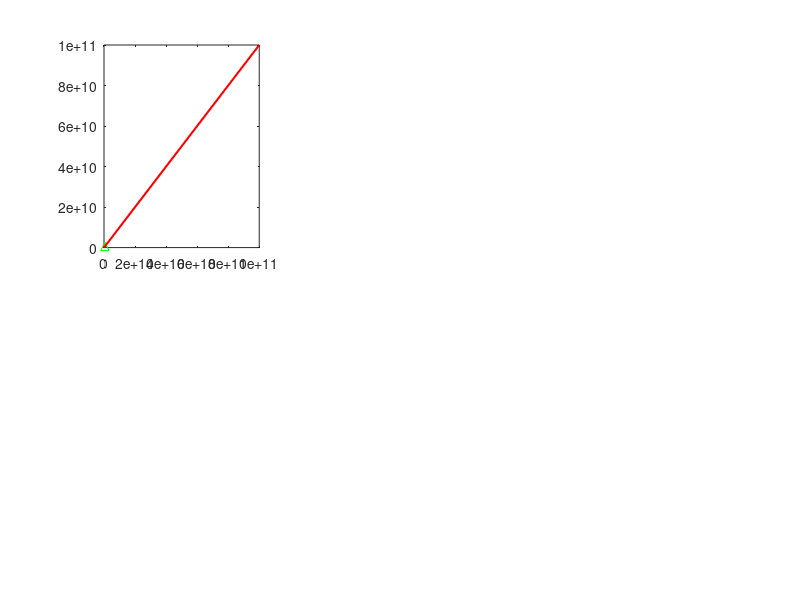

Source code (MATLAB): (Note: this script raises an error after producing the figure.)
% Make alternate graph comparing Model 7 and 8
% FIRST RUN 'Comp7A_4B.m' and 'Comp8A_5B.m'

%%%% 1st Graph %%%%

%%% Nitrogen-limited system

sz = 7;

% Heterotrophic bacteria
figure;
subplot(2,3,1)
z = 6*10^8;
plot(z,z,'g^')
hold on
x = [1, 10^11];
y = [1, 10^11];
line(x,y,'Color','red','LineWidth',1.5)
scatter(results4BPos(:,1),results7APos(:,1),sz,'black' )
pbaspect([1 1 1])
plot(z,z,'g^','MarkerSize',7,'LineWidth', 2)
set(gca,'xscale','log')
set(gca,'yscale','log')
xlabel("without viruses",'FontSize', 14)
ylabel("with viruses",'FontSize', 14)
xlim([10^6 10^11])
ylim([10^6 10^11])
xticks([10^6 10^8 10^10])
yticks([10^6 10^8 10^10])
title("Heterotrophic bacteria (L^{-1})",'FontSize', 14)

% Cyanobacteria

subplot(2,3,2)
z = 1*10^8;
plot(z,z,'g^')
hold on
x = [1, 10^13];
y = [1, 10^13];
line(x,y,'Color','red','LineWidth',1.5)
scatter(results4BPos(:,2),results7APos(:,2),sz,'black' )
pbaspect([1 1 1])
plot(z,z,'g^','MarkerSize',7,'LineWidth', 2)
set(gca,'xscale','log')
set(gca,'yscale','log')
xlabel("without viruses",'FontSize', 14)
ylabel("with viruses",'FontSize', 14)
xlim([10^6 10^12])
ylim([10^6 10^12])
xticks([10^6 10^8 10^10 10^12])
yticks([10^6 10^8 10^10 10^12])
title("Cyanobacteria (L^{-1})",'FontSize', 14)

% Zooplankton

subplot(2,3,3)
z = 4*10^4;
plot(z,z,'g^')
hold on
x = [1, 10^11];
y = [1, 10^11];
line(x,y,'Color','red','LineWidth',1.5)
scatter(results4BPos(:,3),results7APos(:,3),sz,'black' )
pbaspect([1 1 1])
plot(z,z,'g^','MarkerSize',7,'LineWidth', 2)
set(gca,'xscale','log')
set(gca,'yscale','log')
xlabel("without viruses",'FontSize', 14)
ylabel("with viruses",'FontSize', 14)
xlim([10^1 10^6])
ylim([10^1 10^6])
xticks([10^1 10^3 10^5])
yticks([10^1 10^3 10^5])
title("Zooplankton (L^{-1})",'FontSize', 14)

%%% Phosphorus-limited system

% Heterotrophic bacteria

subplot(2,3,4)
z = 3*10^8;
plot(z,z,'g^')
hold on
x = [1, 10^12];
y = [1, 10^12];
line(x,y,'Color','red','LineWidth',1.5)
scatter(results5BPos(:,1),results8APos(:,1),sz,'black' )
pbaspect([1 1 1])
plot(z,z,'g^','MarkerSize',7,'LineWidth', 2)
set(gca,'xscale','log')
set(gca,'yscale','log')
xlabel("without viruses",'FontSize', 14)
ylabel("with viruses",'FontSize', 14)
xlim([10^5 10^12])
ylim([10^5 10^12])
xticks([10^5 10^7 10^9 10^11])
yticks([10^5 10^7 10^9 10^11])
title("Heterotrophic bacteria (L^{-1})",'FontSize', 14)

% Cyanobacteria

subplot(2,3,5)
z = 3*10^8;
plot(z,z,'g^')
hold on
x = [1, 10^13];
y = [1, 10^13];
line(x,y,'Color','red','LineWidth',1.5)
scatter(results5BPos(:,2),results8APos(:,2),sz,'black' )
pbaspect([1 1 1])
plot(z,z,'g^','MarkerSize',7,'LineWidth', 2)
set(gca,'xscale','log')
set(gca,'yscale','log')
xlabel("without viruses",'FontSize', 14)
ylabel("with viruses",'FontSize', 14)
xlim([10^6 10^12])
ylim([10^6 10^12])
xticks([10^6 10^8 10^10 10^12])
yticks([10^6 10^8 10^10 10^12])
title("Cyanobacteria (L^{-1})",'FontSize', 14)

% Zooplankton

subplot(2,3,6)
z = 5*10^4;
plot(z,z,'g^')
hold on
x = [1, 10^11];
y = [1, 10^11];
line(x,y,'Color','red','LineWidth',1.5)
scatter(results5BPos(:,3),results8APos(:,3),sz,'black' )
pbaspect([1 1 1])
plot(z,z,'g^','MarkerSize',7,'LineWidth', 2)
set(gca,'xscale','log')
set(gca,'yscale','log')
xlabel("without viruses",'FontSize', 14)
ylabel("with viruses",'FontSize', 14)
xlim([1 10^6])
ylim([1 10^6])
xticks([1 10^2 10^4 10^6])
yticks([1 10^2 10^4 10^6])
title("Zooplankton (L^{-1})",'FontSize', 14)

set(gcf, 'Position', [800, 800, 1000, 650])
saveas(gcf,'poster1.png')

%%% 2nd graph 

%%% Nitrogen-limited system

% Inorganic nitrogen
figure;
subplot(2,3,1)
z = 0.1;
plot(z,z,'g^')
hold on
x = [10^-6, 10^2];
y = [10^-6, 10^2];
line(x,y,'Color','red','LineWidth',1.5)
scatter(results4BPos(:,4),results7APos(:,4),sz,'black' )
pbaspect([1 1 1])
plot(z,z,'g^','MarkerSize',7,'LineWidth', 2)
set(gca,'xscale','log')
set(gca,'yscale','log')
xlabel("without viruses",'FontSize', 14)
ylabel("with viruses",'FontSize', 14)
xlim([10^-4 10^2])
ylim([10^-4 10^2])
xticks([10^-4 10^-2 1 10^2])
yticks([10^-4 10^-2 1 10^2])
title("Inorganic nitrogen (\muM)",'FontSize', 14)

% Organic nitrogen
subplot(2,3,2)
z = 5;
plot(z,z,'g^')
hold on
x = [10^-6, 10^4];
y = [10^-6, 10^4];
line(x,y,'Color','red','LineWidth',1.5)
scatter(results4BPos(:,5),results7APos(:,5),sz,'black' )
pbaspect([1 1 1])
plot(z,z,'g^','MarkerSize',7,'LineWidth', 2)
set(gca,'xscale','log')
set(gca,'yscale','log')
xlabel("without viruses",'FontSize', 14)
ylabel("with viruses",'FontSize', 14)
xlim([10^-5 10^4])
ylim([10^-5 10^4])
xticks([10^-5 10^-3 10^-1 10^1 10^3])
yticks([10^-5 10^-3 10^-1 10^1 10^3])
title("Organic nitrogen (\muM)",'FontSize', 14)

% Primary Productivity

subplot(2,3,3)
z = 10^10;
plot(z,z,'g^','MarkerSize',7,'LineWidth', 2)
hold on
x = [10^-6, 10^4];
y = [10^-6, 10^4];
line(x,y,'Color','red','LineWidth',1.5)
scatter(eco4B(:,4),eco7A(:,4),sz,'black')
pbaspect([1 1 1])
plot(z,z,'g^')
set(gca,'xscale','log')
set(gca,'yscale','log')
xlabel("without viruses",'FontSize', 14)
ylabel("with viruses",'FontSize', 14)
xlim([10^-3 10^3])
ylim([10^-3 10^3])
xticks([10^-5 10^-3 10^-1 10^1 10^3])
yticks([10^-5 10^-3 10^-1 10^1 10^3])
title("Primary Productivity (\muM N d^{-1})",'FontSize', 14)
ax = gca;
ax.TitleFontSizeMultiplier = 1;

%%% Phosphorus-limited system

% Inorganic phosphorus
subplot(2,3,4)
z = 0.007;
plot(z,z,'g^')
hold on
x = [10^-6, 10^2];
y = [10^-6, 10^2];
line(x,y,'Color','red','LineWidth',1.5)
scatter(results5BPos(:,4),results8APos(:,4),sz,'black' )
pbaspect([1 1 1])
plot(z,z,'g^','MarkerSize',7,'LineWidth', 2)
set(gca,'xscale','log')
set(gca,'yscale','log')
xlabel("without viruses",'FontSize', 14)
ylabel("with viruses",'FontSize', 14)
xlim([10^-5 10^2])
ylim([10^-5 10^2])
xticks([10^-4 10^-2 1 10^2])
yticks([10^-4 10^-2 1 10^2])
title("Inorganic phosphorus (\muM)",'FontSize', 14)

% Organic phosphorus
subplot(2,3,5)
z = 0.1;
plot(z,z,'g^')
hold on
x = [10^-7, 10^4];
y = [10^-7, 10^4];
line(x,y,'Color','red','LineWidth',1.5)
scatter(results5BPos(:,5),results8APos(:,5),sz,'black' )
pbaspect([1 1 1])
plot(z,z,'g^','MarkerSize',7,'LineWidth', 2)
set(gca,'xscale','log')
set(gca,'yscale','log')
xlabel("without viruses",'FontSize', 14)
ylabel("with viruses",'FontSize', 14)
xlim([10^-7 10^2])
ylim([10^-7 10^2])
xticks([10^-7 10^-5 10^-3 10^-1 10^1])
yticks([10^-7 10^-5 10^-3 10^-1 10^1])
title("Organic phosphorus (\muM)",'FontSize', 14)

% Primary Productivity

subplot(2,3,6)
z = 10^10;
plot(z,z,'g^','MarkerSize',7,'LineWidth', 2)
hold on
x = [10^-7, 10^4];
y = [10^-7, 10^4];
line(x,y,'Color','red','LineWidth',1.5)
scatter(eco5B(:,4),eco8A(:,4),sz,'black')
pbaspect([1 1 1])
plot(z,z,'g^')
set(gca,'xscale','log')
set(gca,'yscale','log')
xlabel("without viruses",'FontSize', 14)
ylabel("with viruses",'FontSize', 14)
xlim([10^-7 10^1])
ylim([10^-7 10^1])
xticks([10^-7 10^-5 10^-3 10^-1 10^1])
yticks([10^-7 10^-5 10^-3 10^-1 10^1])
title("Primary Productivity (\muM P d^{-1})",'FontSize', 14)
%ax = gca;
%ax.TitleFontSizeMultiplier = 1;

set(gcf, 'Position', [800, 800, 1000, 650])
saveas(gcf,'poster2.png')

%%% 3rd graph

%%% Nitrogen-limited system

% DON recycling

figure;
subplot(2,3,1)
z = 10^10;
plot(z,z,'g^','MarkerSize',7,'LineWidth', 2)
hold on
x = [10^-6, 10^4];
y = [10^-6, 10^4];
line(x,y,'Color','red','LineWidth',1.5)
scatter(eco4B(:,1),eco7A(:,1),sz,'black')
pbaspect([1 1 1])
plot(z,z,'g^')
set(gca,'xscale','log')
set(gca,'yscale','log')
xlabel("without viruses",'FontSize', 14)
ylabel("with viruses",'FontSize', 14)
xlim([10^-5 10^3])
ylim([10^-5 10^3])
xticks([10^-5 10^-3 10^-1 10^1 10^3])
yticks([10^-5 10^-3 10^-1 10^1 10^3])
title("DON recycling (\muM d^{-1})",'FontSize', 14)

% Nutrient export

subplot(2,3,2)
z = 10^10;
plot(z,z,'g^','MarkerSize',7,'LineWidth', 2)
hold on
x = [10^-7, 10^4];
y = [10^-7, 10^4];
line(x,y,'Color','red','LineWidth',1.5)
scatter(eco4B(:,2),eco7A(:,2),sz,'black' )
pbaspect([1 1 1])
plot(z,z,'g^')
set(gca,'xscale','log')
set(gca,'yscale','log')
xlabel("without viruses",'FontSize', 14)
ylabel("with viruses",'FontSize', 14)
xlim([10^-5 10])
ylim([10^-5 10])
xticks([10^-5 10^-3 10^-1 10])
yticks([10^-5 10^-3 10^-1 10])
title("Nutrient Export (\muM N d^{-1}) ",'FontSize', 14)


% Carbon sink

subplot(2,3,3)
z = 10^10;
plot(z,z,'g^','MarkerSize',7,'LineWidth', 2)
hold on
x = [10^-13, 10^4];
y = [10^-13, 10^4];
line(x,y,'Color','red','LineWidth',1.5)
scatter(eco4B(:,3),eco7A(:,3),sz,'black' )
pbaspect([1 1 1])
plot(z,z,'g^')
set(gca,'xscale','log')
set(gca,'yscale','log')
xlabel("without viruses",'FontSize', 14)
ylabel("with viruses",'FontSize', 14)
xlim([10^-3 10^3])
ylim([10^-3 10^3])
xticks([10^-7 10^-5 10^-3 10^-1 10^1 10^3])
yticks([10^-7 10^-5 10^-3 10^-1 10^1 10^3])
title("Carbon sink (\muM C d^{-1})",'FontSize', 14)

%%% Phosphorus-limited system

% DOP recycling

subplot(2,3,4)
z = 10^10;
plot(z,z,'g^','MarkerSize',7,'LineWidth', 2)
hold on
x = [10^-6, 10^4];
y = [10^-6, 10^4];
line(x,y,'Color','red','LineWidth',1.5)
scatter(eco5B(:,1),eco8A(:,1),sz,'black')
pbaspect([1 1 1])
plot(z,z,'g^')
set(gca,'xscale','log')
set(gca,'yscale','log')
xlabel("without viruses",'FontSize', 14)
ylabel("with viruses",'FontSize', 14)
xlim([10^-5 10^2])
ylim([10^-5 10^2])
xticks([10^-5 10^-3 10^-1 10^1 10^3])
yticks([10^-5 10^-3 10^-1 10^1 10^3])
title("DOP recycling (\muM d^{-1})",'FontSize', 14)


% Nutrient export

subplot(2,3,5)
z = 10^10;
plot(z,z,'g^','MarkerSize',7,'LineWidth', 2)
hold on
x = [10^-7, 10^4];
y = [10^-7, 10^4];
line(x,y,'Color','red','LineWidth',1.5)
scatter(eco5B(:,2),eco8A(:,2),sz,'black' )
pbaspect([1 1 1])
plot(z,z,'g^')
set(gca,'xscale','log')
set(gca,'yscale','log')
xlabel("without viruses",'FontSize', 14)
ylabel("with viruses",'FontSize', 14)
xlim([10^-7 10^-1])
ylim([10^-7 10^-1])
xticks([10^-7 10^-5 10^-3 10^-1])
yticks([10^-7 10^-5 10^-3 10^-1])
title("Nutrient Export (\muM P d^{-1}) ",'FontSize', 14)


% Carbon sink

subplot(2,3,6)
z = 10^10;
plot(z,z,'g^','MarkerSize',7,'LineWidth', 2)
hold on
x = [10^-13, 10^4];
y = [10^-13, 10^4];
line(x,y,'Color','red','LineWidth',1.5)
scatter(eco5B(:,3),eco8A(:,3),sz,'black' )
pbaspect([1 1 1])
plot(z,z,'g^')
set(gca,'xscale','log')
set(gca,'yscale','log')
xlabel("without viruses",'FontSize', 14)
ylabel("with viruses",'FontSize', 14)
xlim([10^-5 10^3])
ylim([10^-5 10^3])
xticks([10^-7 10^-5 10^-3 10^-1 10^1 10^3])
yticks([10^-7 10^-5 10^-3 10^-1 10^1 10^3])
title("Carbon sink (\muM C d^{-1})",'FontSize', 14)

set(gcf, 'Position', [800, 800, 1000, 650])
saveas(gcf,'poster3.png')

%%% Regression graph

sz = 10

%8A
V8A = results8APos(:,6) + results8APos(:,7);
logV8A = log10(V8A);
logCS8A = log10(eco8A(:,3));
tblV8A = table(logV8A, logCS8A,'VariableNames',{'V','CS'});
mdlV8A = fitlm(tblV8A,'CS ~ V'); 

x8A = [10^7 10^16];
y8A = 10.^(log10(x8A)*table2array(mdlV8A.Coefficients(2,1)) + table2array(mdlV8A.Coefficients(1,1)));

%7A

V7A = results7APos(:,6) + results7APos(:,7);
logV7A = log10(V7A);
logCS7A = log10(eco7A(:,3));
tblV7A = table(logV7A, logCS7A,'VariableNames',{'V','CS'});
mdlV7A = fitlm(tblV7A,'CS ~ V'); 

x7A = [10^7 10^16];
y7A = 10.^(log10(x7A)*table2array(mdlV7A.Coefficients(2,1)) + table2array(mdlV7A.Coefficients(1,1)));


figure;
scatter(V7A,eco7A(:,3),sz)
hold on
scatter(V8A,eco8A(:,3),sz,'red')
line(x8A,y8A,'LineWidth',1.5,'Color','red');
line(x7A,y7A,'LineWidth',1.5);
pbaspect([1 1 1])
set(gca,'xscale','log')
set(gca,'yscale','log')
xlabel("Total virus abundance (L^{-1})")
ylabel("Carbon sink (\muM C d^{-1})")
xlim([10^9 10^16])
ylim([10^-3 10^4])
xticks([10^9 10^11 10^13 10^15])
yticks([10^-3 10^-1 10^1 10^3])
hold off
set(gcf, 'Position', [800, 800, 300, 300])
saveas(gcf,'poster4.png')
